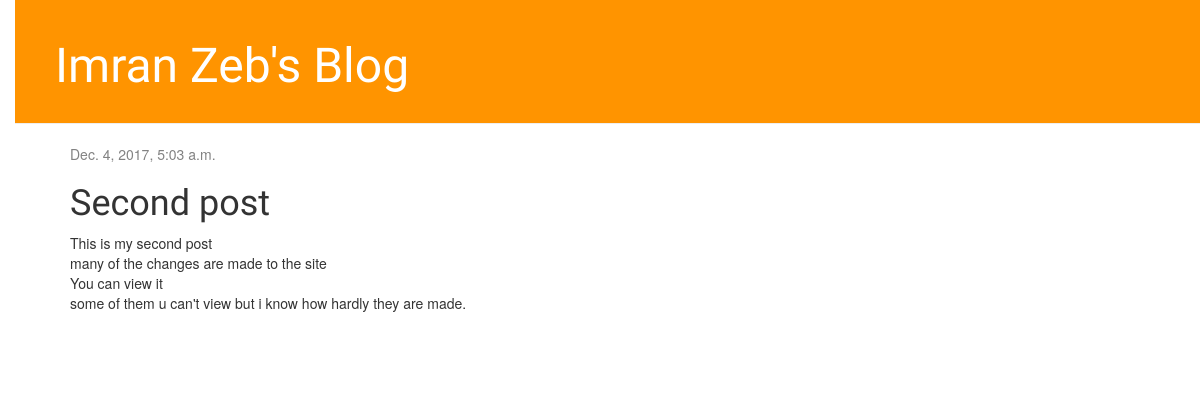
The app's page /post/2/ with its own data.
### blog/models.py (models this page shows, shortened)
class Post(models.Model):
		author = models.ForeignKey('auth.User')
		title = models.CharField(max_length=200)
		text = models.TextField()
		created_date = models.DateTimeField(default = timezone.now)
		published_date = models.DateTimeField(blank = True, null = True)

### blog/views.py (the view)
# urls.py: url(r'^post/(?P<pk>\d+)/$', views.post_detail, name = 'post_detail'),
def post_detail(request, pk):
		post = get_object_or_404(Post, pk = pk)
		return render(request, 'blog/post_detail.html', {'post': post})

### blog/templates/blog/post_detail.html (shortened to what this page needs)
{% extends 'blog/base.html' %}
{% block content%}
		<div class="post">
				{% if post.published_date %}
					<div class="date">
						{{ post.published_date }}
					</div>
				{% endif %}
				<h1>{{ post.title }}</h1>
				<p>{{ post.text | linebreaksbr }}</p>
		</div>
{% endblock %}

### blog/static/css/blog.css (style rules this page uses)
h1, h2, h3, h4 { font-family: 'Lobster', cursive; }
.date { color: #828282; }
.post { margin-bottom: 70px; }
body { padding-left: 15px; }

### records on screen
Post: published_date "Dec. 4, 2017, 5:03 a.m.", title "Second post", text "This is my second post many of the changes are made to the site You can view it some of them u can't view but i know how hardly they are made."
